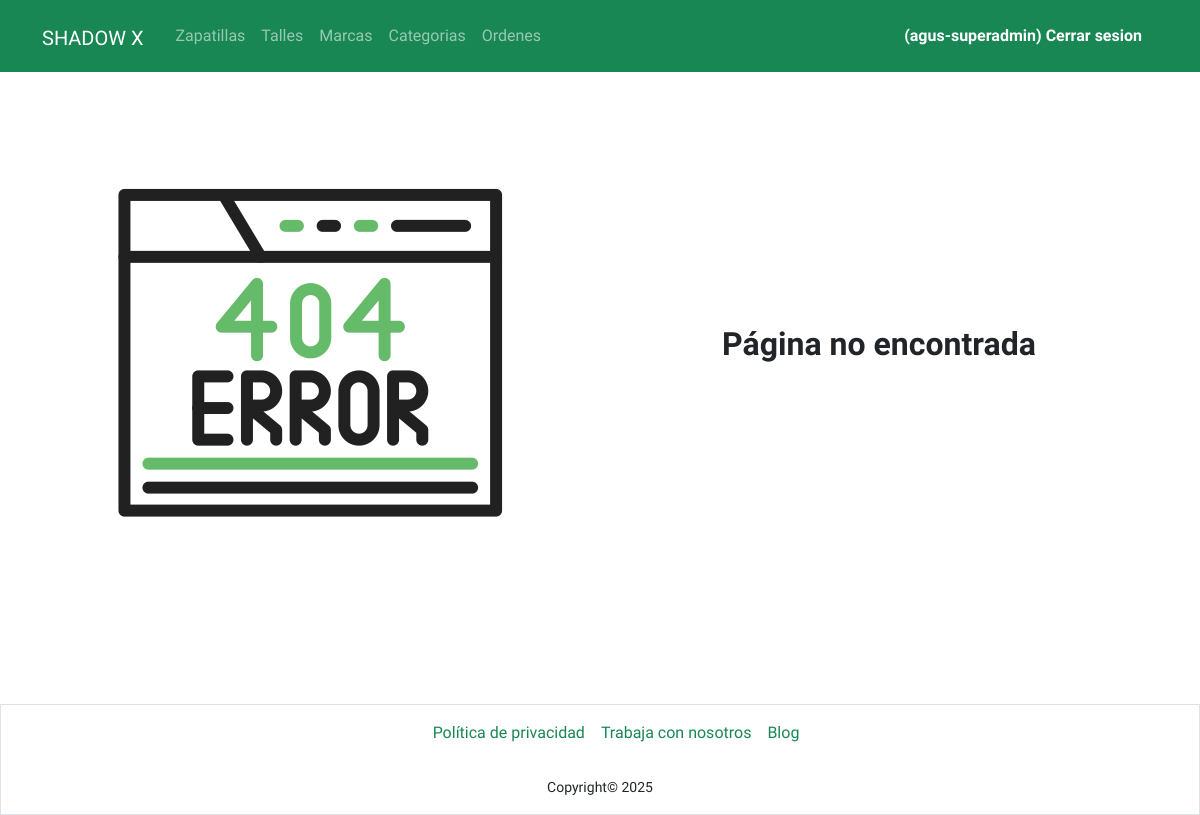
/admin/index.php?sec=admin-orders (signed in), run on an earlier commit of the app's database.
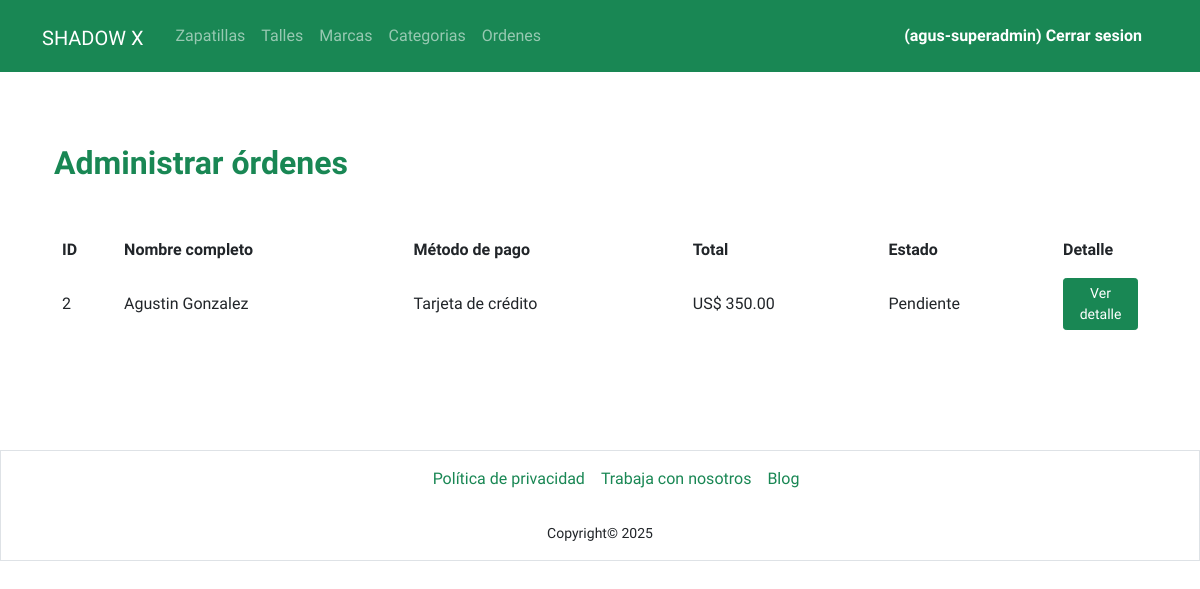
And on a later commit of the database.
### tables this page shows
CREATE TABLE `orders` (
  `id` int(11) NOT NULL,
  `user_id` int(11) DEFAULT NULL,
  `full_name` varchar(150) DEFAULT NULL,
  `total_amount` decimal(10,2) NOT NULL DEFAULT 0.00,
  `status` enum('pending','paid','shipped','completed','cancelled') NOT NULL DEFAULT 'pending',
  `payment_method` enum('transfer','credit_card') NOT NULL,
  `phone` varchar(50) DEFAULT NULL,
  `city` varchar(100) DEFAULT NULL,
  `postal_code` varchar(20) DEFAULT NULL,
  `shipping_address` varchar(255) DEFAULT NULL,
  `created_at` datetime DEFAULT current_timestamp(),
  `updated_at` datetime DEFAULT current_timestamp() ON UPDATE current_timestamp()
);

### classes/View.php (called while the page is built, shortened)
<?php
class View {
    private $name;
    private $active;
    public static function validate(?string $vista): View
    {
        $conexion = DbConnection::getConexion();
        $query = "SELECT * FROM views WHERE name = ?";
        $PDOStatement = $conexion->prepare($query);
        $PDOStatement->setFetchMode(PDO::FETCH_CLASS, self::class);
        $PDOStatement->execute([$vista]);
        $viewData = $PDOStatement->fetch();
        if ($viewData) {
            if ($viewData->getActive()) {
                $resultado = $viewData;
            } else {
                $view403 = new self();
                $view403->name = 'no_disponible';
                $view403->title = 'Página no disponible';
                $view403->restricted = 0;
                $resultado = $view403;
            }
        }else {
            $view404 = new self();
            $view404->name = '404';
            $view404->title = 'Página no Econtrada';
            $view404->restricted = 0;
            $resultado = $view404;
        }
        return $resultado;
    }
    public function getName()
    {
        return $this->name;
    }
    public function getActive()
    {
        return $this->active;
    }
}
?>

### classes/Order.php (called while the page is built, shortened)
<?php
class Order {
    private int $id;
    private string $full_name;
    private string $payment_method;
    private float $total_amount;
    private string $status;
    public static function getAll(): array
    {
        $conexion = DbConnection::getConexion();
        $sql = "SELECT * FROM orders ORDER BY created_at DESC";
        $stmt = $conexion->query($sql);
        $ordersData = $stmt->fetchAll(PDO::FETCH_ASSOC);
        $orders = [];
        foreach ($ordersData as $orderData) {
            $order = new self();
            $order->id = (int)$orderData['id'];
            $order->user_id = $orderData['user_id'] !== null ? (int)$orderData['user_id'] : null;
            $order->full_name = $orderData['full_name'];
            $order->phone = $orderData['phone'];
            $order->city = $orderData['city'];
            $order->postal_code = $orderData['postal_code'];
            $order->shipping_address = $orderData['shipping_address'];
            $order->payment_method = $orderData['payment_method'];
            $order->total_amount = (float)$orderData['total_amount'];
            $order->status = $orderData['status'];
            $order->created_at = $orderData['created_at'];
            $order->updated_at = $orderData['updated_at'];
            $sqlItems = "SELECT os.*, s.name AS sneaker_name, sz.size AS size_label, sz.gender
                         FROM order_sneakers os
                         JOIN sneakers s ON os.sneaker_id = s.id
                         JOIN sizes sz ON os.size_id = sz.id
                         WHERE os.order_id = ?";
            $stmtItems = $conexion->prepare($sqlItems);
            $stmtItems->execute([$order->id]);
            $order->items = $stmtItems->fetchAll(PDO::FETCH_ASSOC);
            $orders[] = $order;
        }
        return $orders;
    }
    public function getId(): int {
        return $this->id;
    }
    public function getFullName(): string {
        return $this->full_name;
    }
    public function getPaymentMethod(): string {
        return $this->payment_method;
    }
    public function getTotalAmount(): float {
        return $this->total_amount;
    }
    public function getStatus(): string {
        return $this->status;
    }
}

### admin/views/admin-orders.php (the view, shortened to what this page needs)
<?php
$orders = Order::getAll();
?>
<section class="container">
    <div class="d-flex align-items-center justify-content-between">
        <h2 class="pt-4 pt-md-5 mb-5 text-success fw-bold">
            Administrar órdenes
        </h2>
    </div>
    <table class="table table-borderless align-middle">
        <thead>
            <tr>
                <th>ID</th>
                <th>Nombre completo</th>
                <th>Método de pago</th>
                <th>Total</th>
                <th>Estado</th>
                <th>Detalle</th>
            </tr>
        </thead>
        <tbody>
            <?php foreach ($orders as $order): ?>
                <tr>
                    <td><?= $order->getId() ?></td>
                    <td><?= htmlspecialchars($order->getFullName()) ?></td>
                    <td>
                        <?php
                        $paymentMap = [
                            'transfer'    => 'Transferencia bancaria',
                            'credit_card' => 'Tarjeta de crédito'
                        ];
                        echo $paymentMap[$order->getPaymentMethod()] ?? ucfirst($order->getPaymentMethod());
                        ?>
                    </td>
                    <td>US$ <?= number_format($order->getTotalAmount(), 2) ?></td>
                    <td>
                        <?php
                        $statusMap = [
                            'pending'   => 'Pendiente',
                            'paid'      => 'Pagado',
                            'shipped'   => 'Enviado',
                            'completed' => 'Completado',
                            'cancelled' => 'Cancelado'
                        ];
                        echo $statusMap[$order->getStatus()] ?? ucfirst($order->getStatus());
                        ?>
                    </td>
                    <td class="col-1">
                        <a href="index.php?sec=edit-order&id=<?= $order->getId() ?>" class="btn btn-success btn-sm w-100">
                            Ver detalle
                        </a>
                    </td>
                </tr>
            <?php endforeach; ?>
        </tbody>
    </table>
</section>

### admin/index.php (shortened to what this page needs)
<?php
$view = View::validate($_GET['sec'] ?? 'dashboard');
$userData = $_SESSION['user'] ?? false;
?>
<!DOCTYPE html>
<html lang="es">
<head>
    <link href="https://cdn.jsdelivr.net/npm/bootstrap@5.1.3/dist/css/bootstrap.min.css" rel="stylesheet">
    <link rel="stylesheet" href="../css/styles.css">
</head>
<body>
    <header>
        <nav class="navbar navbar-expand-lg navbar-dark fixed-top bg-success">
            <div class="container">
                <h1 class="m-unset"">
                    <a class="navbar-brand logo navbar-item" href="index.php?sec=dashboard">shadow x</a>
                </h1>
                <div class="collapse navbar-collapse navbar-item" id="navbarSupportedContent">
                    <ul class="navbar-nav me-auto ms-2 mb-2 mb-lg-0">
                        <li class="nav-item <?= $userData ? "" : "d-none" ?>">
                            <a class="nav-link" href="index.php?sec=admin-sneakers">Zapatillas</a>
                        </li>
                        <li class="nav-item <?= $userData ? "" : "d-none" ?>">
                            <a class="nav-link" href="index.php?sec=admin-sizes">Talles</a>
                        </li>
                        <li class="nav-item <?= $userData ? "" : "d-none" ?>">
                            <a class="nav-link" href="index.php?sec=admin-brands">Marcas</a>
                        </li>
                        <li class="nav-item <?= $userData ? "" : "d-none" ?>">
                            <a class="nav-link" href="index.php?sec=admin-categories">Categorias</a>
                        </li>
                        <li class="nav-item <?= $userData ? "" : "d-none" ?>">
                            <a class="nav-link" href="index.php?sec=admin-orders">Ordenes</a>
                        </li>
                    </ul>
                    <ul class="ms-auto mb-2 mb-lg-0">
                        <li class="nav-item <?= $userData ? "" : "d-none" ?>">
                            <a class="nav-link fw-bold" href="actions/auth/logout.php">(<?= $userData["name"] ?>) Cerrar sesion <span class="fw-light"></span></a>
                        </li>
                    </ul>
                </div>
            </div>
        </nav>
    </header>
    <main class="container my-5 py-5">
        <?php
            $filePath = "./views/{$view->getName()}.php";
            if (file_exists($filePath)) {
                require_once $filePath;
            } else {
                require_once "./views/404.php";
            }
        ?>
    </main>
    <div class="container-fluid p-0">
      <footer class="border border-top-success">
        <ul class="d-flex justify-content-center m-0 gap-3 py-3">
          <li><a href="#" class="text-success">Política de privacidad</a></li>
          <li><a href="#" class="text-success">Trabaja con nosotros</a></li>
          <li><a href="#" class="text-success">Blog</a></li>
        </ul>
        <div class="py-3">
          <small class="text-center d-block">Copyright© <?php echo date('Y'); ?></small>
        </div>
      </footer>
    </div>
</body>
</html>

### admin/views/404.php
<section class="container">
    <div class="row">
        <div class="col-12 col-md-6">
            <img src="../images/404.png" alt="pagina no encontrada" class="img-fluid mx-auto">
        </div>
        <div class="col-12 col-md-6 my-auto">
            <h2 class="mb-3 fw-bold text-center">Página no encontrada</h2>
        </div>
  </div>
</section>

### css/styles.css (style rules this page uses)
* { padding: 0; margin: 0; box-sizing: border-box; font-family: 'Heebo', sans-serif; }
:root { --primary-color: #198753; --primary-color-ligth: #23ab6c; }
.logo { text-transform: uppercase; font-family: 'Lexend', sans-serif; }
.navbar a { color: white; }
footer ul, li { list-style: none; }
footer a { text-decoration: none; }

What changed in the data, as far as the page shows it:
added orders: id "2", full_name "Agustin Gonzalez", payment_method "Tarjeta de crédito", total_amount "350.00", status "Pendiente"
Also different on the page:
text no longer shown: "Página no encontrada"
text now shown: "Administrar órdenes ID Nombre completo Método de pago Total Estado Detalle"
